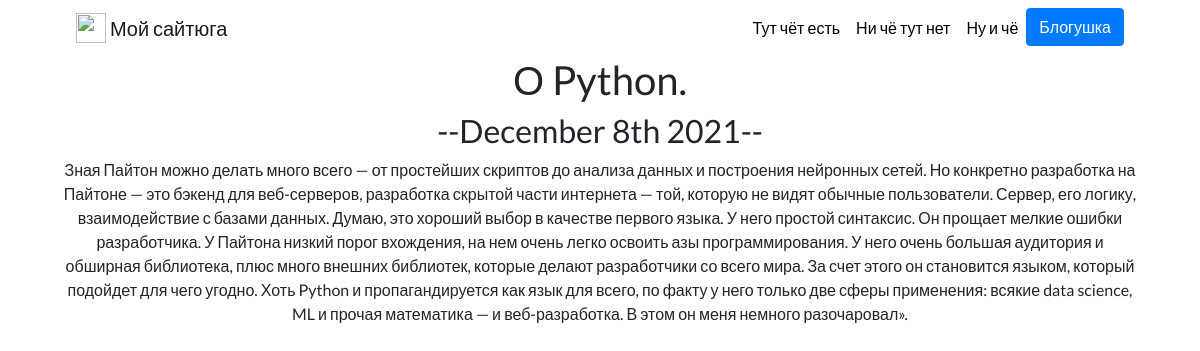
Page /blog/1/ on the committed database.
### blog/models.py (models this page shows, shortened)
class Blog(models.Model):
    title = models.CharField(max_length=200)
    description = models.TextField()
    date = models.DateField()

### blog/views.py (the view)
# urls.py: path('<int:blog_id>/', views.detail, name='detail'),
def detail(request, blog_id):
    blog = get_object_or_404(Blog, pk=blog_id)
    return render(request, 'blog/detail.html', {'blog': blog})

### blog/templates/blog/detail.html
{% extends 'portfolio/base.html' %}
{% block content %}
<h1>{{ blog.title }}</h1>
<h2>--{{ blog.date|date:'F jS Y' }}--</h2>
{{ blog.description|safe }}
{% endblock %}

### portfolio/static/portfolio/custom.css (style rules this page uses)
body { font-family: 'Lato', sans-serif; }

### rows in the picture
Blog: title "О Python.", date "December 8th 2021", description "Зная Пайтон можно делать много всего — от простейших скриптов до анализа данных и построения нейронных сетей. Но конкретно разработка на Пайтоне — это бэкенд для веб-серверов, разработка скрытой части интернета — той, которую не видят обычные пользователи. Сервер, его логику, взаимодействие с базами данных. Думаю, это хороший выбор в качестве первого языка. У него простой синтаксис. Он прощает мелкие ошибки разработчика. У Пайтона низкий порог вхождения, на нем очень легко освоить азы программирования. У него очень большая аудитория и обширная библиотека, плюс много внешних библиотек, которые делают разработчики со всего мира. За счет этого он становится языком, который подойдет для чего…"
